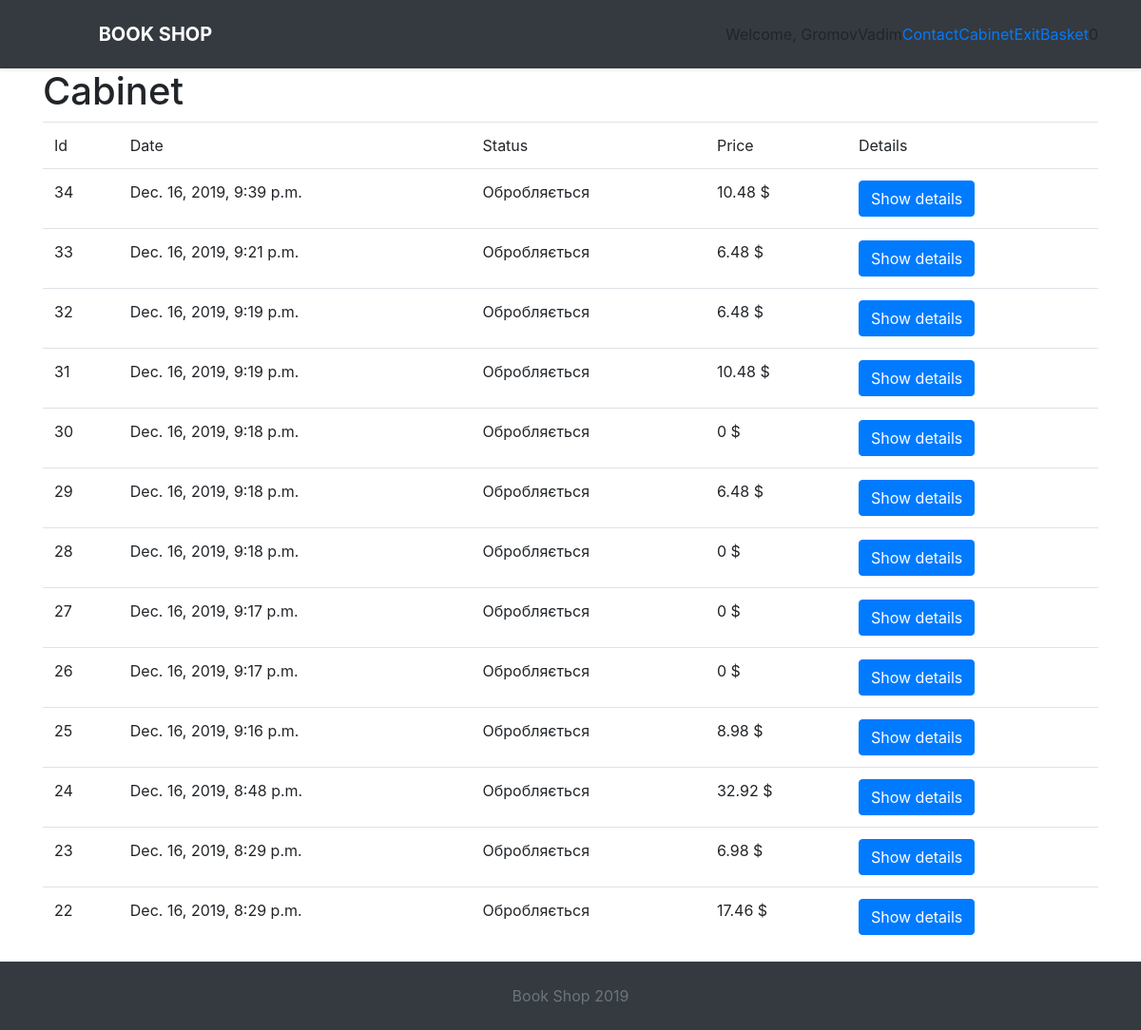
/cabinet/ (signed in), run on an earlier commit of the app's database.
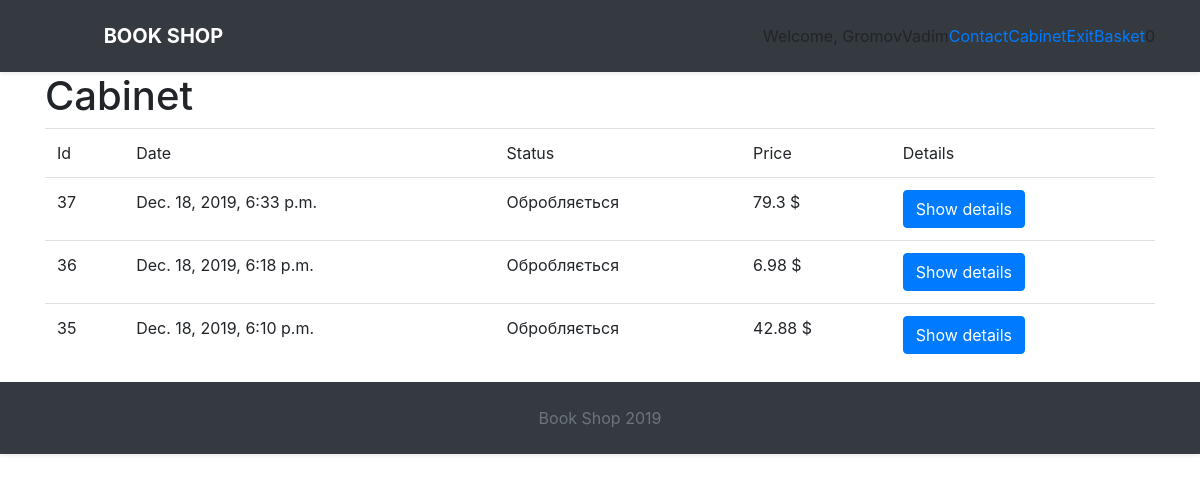
And on a later commit of the database.
### ecommerce/models.py (models this page shows, shortened)
class Order(models.Model):
    user = models.ForeignKey(settings.AUTH_USER_MODEL, null=True,
                             on_delete=models.CASCADE, verbose_name="Customer")
    name = models.CharField(max_length=200, verbose_name="First Name")
    surname = models.CharField(max_length=200, verbose_name="Second Name")
    phone = models.CharField(max_length=20, verbose_name="Phone number")
    address = models.CharField(
        null=True, blank=True, max_length=255, verbose_name="Address")
    items = models.ForeignKey(
        Cart, on_delete=models.PROTECT, verbose_name="Books", null=True)
    total_price = models.DecimalField(
        max_digits=9, decimal_places=2, default=0.00, verbose_name='Price')
    delivery_type = models.CharField(
        max_length=100, choices=DELIVERY_TYPES, default='Pickup by myself')
    comment = models.TextField(null=True, blank=True, verbose_name="Comment")
    date = models.DateTimeField(
        auto_now_add=True, auto_now=False, verbose_name="Date")
    status = models.CharField(
        max_length=100, choices=ORDER_STATUSES, default=ORDER_STATUSES[0][0])

### ecommerce/views.py (the view)
# urls.py: path('cabinet/', cabinet_view, name='cabinet'),
def cabinet_view(request):
    orders = Order.objects.filter(user=request.user).order_by('-date')
    context = {
        'orders': orders
    }
    return render(request, 'cabinet.html', context)

### ecommerce/templates/cabinet.html (shortened to what this page needs)
{% extends 'index.html' %}
{% load static %}
{% block content %}
<div class="container">
<h1>Cabinet</h1>
<div class="table-container">
<table class="table cart-table">
<tr class="table-header">
    <td>Id</td>
    <td>Date</td>
    <td>Status</td>
    <td>Price</td>
    <td>Details</td>
</tr>
{% for order in orders %}
<tr>
    <td>{{ order.id }}</td>
    <td>{{ order.date }}</td>
    <td>{{ order.status }}</td>
    <td>{{ order.total_price.normalize }} $</td>
    <td><button type="button" class="btn btn-primary shadow-none" data-toggle="modal" data-target="#exampleModal-{{ order.id }}">Show details</button></td>
</tr>
{% endfor %}
</table>
</div>
</div>
{% endblock %}

What changed in the data, as far as the page shows it:
removed Order: id "34", date "Dec. 16, 2019, 9:39 p.m.", status "Обробляється", total_price.normalize "10.48"
removed Order: id "33", date "Dec. 16, 2019, 9:21 p.m.", status "Обробляється", total_price.normalize "6.48"
removed Order: id "32", date "Dec. 16, 2019, 9:19 p.m.", status "Обробляється", total_price.normalize "6.48"
removed Order: id "31", date "Dec. 16, 2019, 9:19 p.m.", status "Обробляється", total_price.normalize "10.48"
removed Order: id "30", date "Dec. 16, 2019, 9:18 p.m.", status "Обробляється", total_price.normalize "0"
removed Order: id "29", date "Dec. 16, 2019, 9:18 p.m.", status "Обробляється", total_price.normalize "6.48"
removed Order: id "28", date "Dec. 16, 2019, 9:18 p.m.", status "Обробляється", total_price.normalize "0"
removed Order: id "27", date "Dec. 16, 2019, 9:17 p.m.", status "Обробляється", total_price.normalize "0"
removed Order: id "26", date "Dec. 16, 2019, 9:17 p.m.", status "Обробляється", total_price.normalize "0"
removed Order: id "25", date "Dec. 16, 2019, 9:16 p.m.", status "Обробляється", total_price.normalize "8.98"
removed Order: id "24", date "Dec. 16, 2019, 8:48 p.m.", status "Обробляється", total_price.normalize "32.92"
removed Order: id "23", date "Dec. 16, 2019, 8:29 p.m.", status "Обробляється", total_price.normalize "6.98"
removed Order: id "22", date "Dec. 16, 2019, 8:29 p.m.", status "Обробляється", total_price.normalize "17.46"
added Order: id "37", date "Dec. 18, 2019, 6:33 p.m.", status "Обробляється", total_price.normalize "79.3"
added Order: id "36", date "Dec. 18, 2019, 6:18 p.m.", status "Обробляється", total_price.normalize "6.98"
added Order: id "35", date "Dec. 18, 2019, 6:10 p.m.", status "Обробляється", total_price.normalize "42.88"
